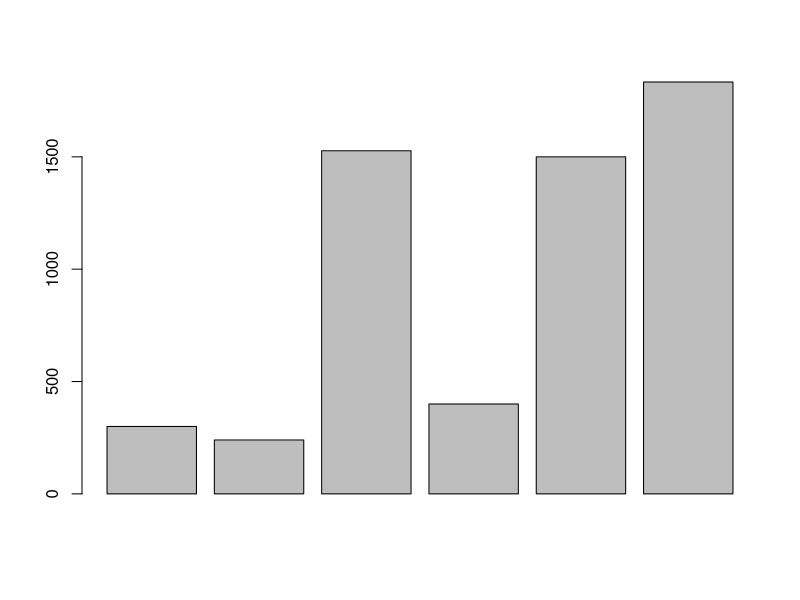
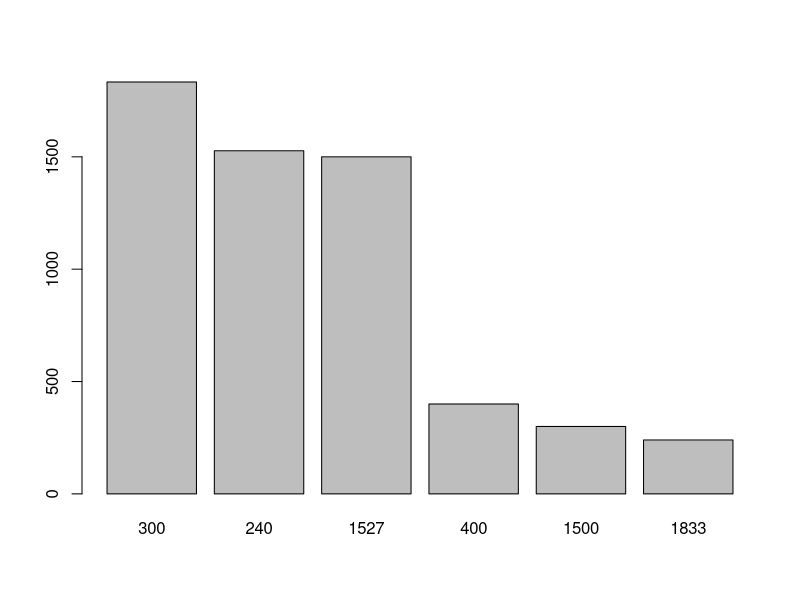
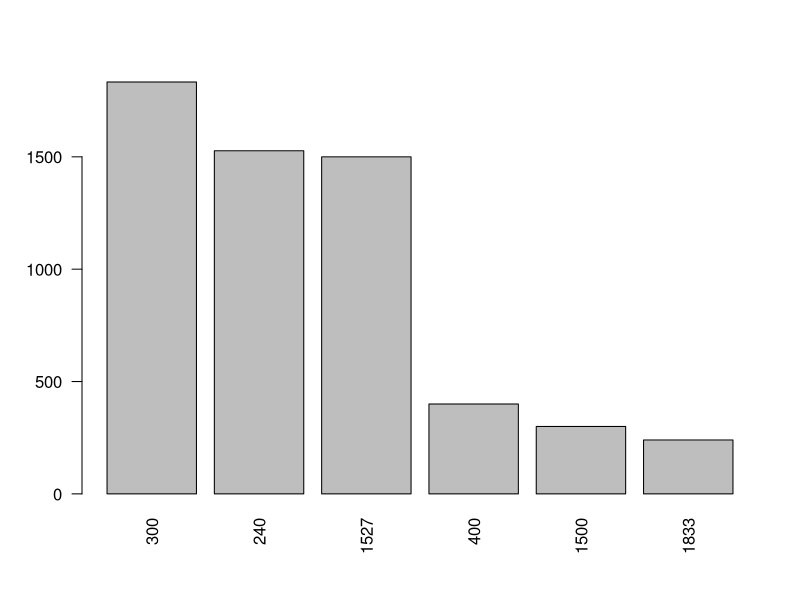
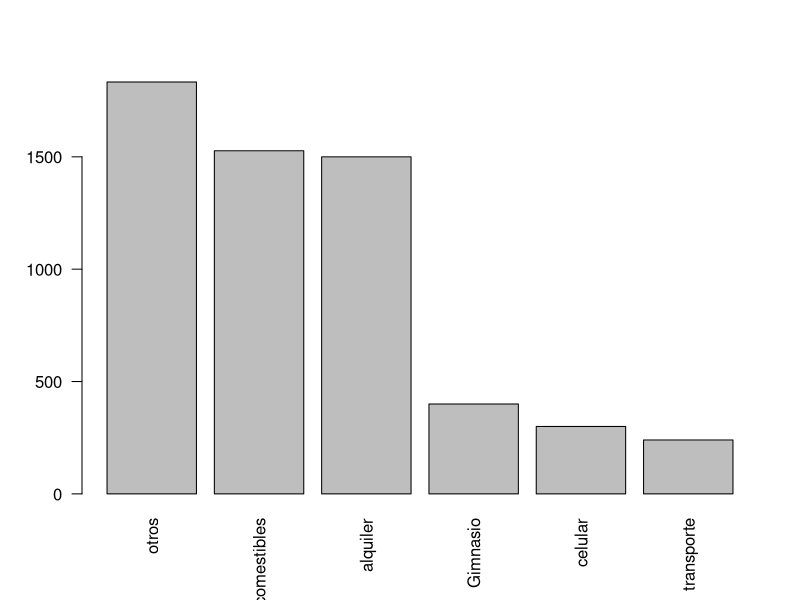

Here is the R script that generated these plots, in order:

# Yulia Abigail Ortiz Cuevas-1967561
# Fecha: 10 de febrero de 2026

# Gastos totales MCF
300 + 240 + 1527 + 400 + 1500 + 1833

celular <- 300
celular
transporte <- 240
transporte
comestibles <- 1527
comestibles
gimnasio <- 400
gimnasio
alquiler <- 1500
alquiler
otros <- 1833
otros
sum(celular + transporte + comestibles + gimnasio + alquiler + otros)

# Gatos por 5 meses 
(5800 * 5)
# Gastos por 10 meses 
(5800 * 10)

gastos <- c(celular, transporte, comestibles, gimnasio, alquiler, otros)

sort(gastos)
sort(gastos, decreasing = TRUE)
barplot(gastos, decreasing = TRUE)
decreciente <- sort(gastos, decreasing = TRUE)

barplot(decreciente, names.arg = c(celular, transporte, comestibles, gimnasio, alquiler, otros))
barplot(decreciente, names.arg = c(celular, transporte, comestibles, gimnasio, alquiler, otros), las = 2)
names(decreciente) <- c("otros", "comestibles", "alquiler",
                   "Gimnasio", "celular", "transporte")
barplot(decreciente, las = 2)

# PARTE II: VARIABLES
# Nombre de estudiante: *Cualitativa*
# Fecha de nacimiento (p. Ej., 21/10/1995): *Cuantitativa*
# Edad (en años): *Cuantitativa*
# Dirección de casa (por ejemplo, 1234 Ave. Alamo): *Cualitativa*
# Número de teléfono (por ejemplo, 510-123-4567): *Cualitativa*
# Área principal de estudio: *Cualitativa*
# Grado de año universitario: primer año, segundo año, tercer año, último año: *Cualitativo*
# Puntaje en la prueba de mitad de período (basado en 100 puntos posibles): *Cuantitativa*
# Calificación general: A, B, C, D, F: *Cualitativa*
# Tiempo (en minutos) para completar la prueba final de MCF 202: *Cuantitativa*
# Numero de hermanos: *Cuantitativa*
